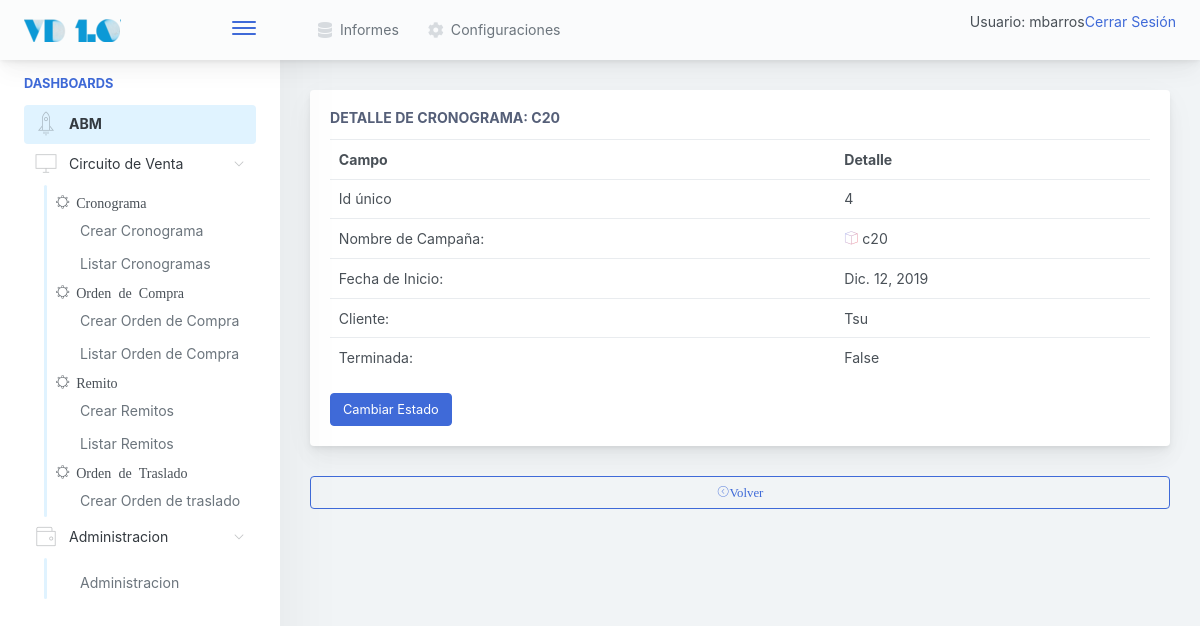
Page /venta/cronograma/detalle/4 (signed in) on the earlier database version.
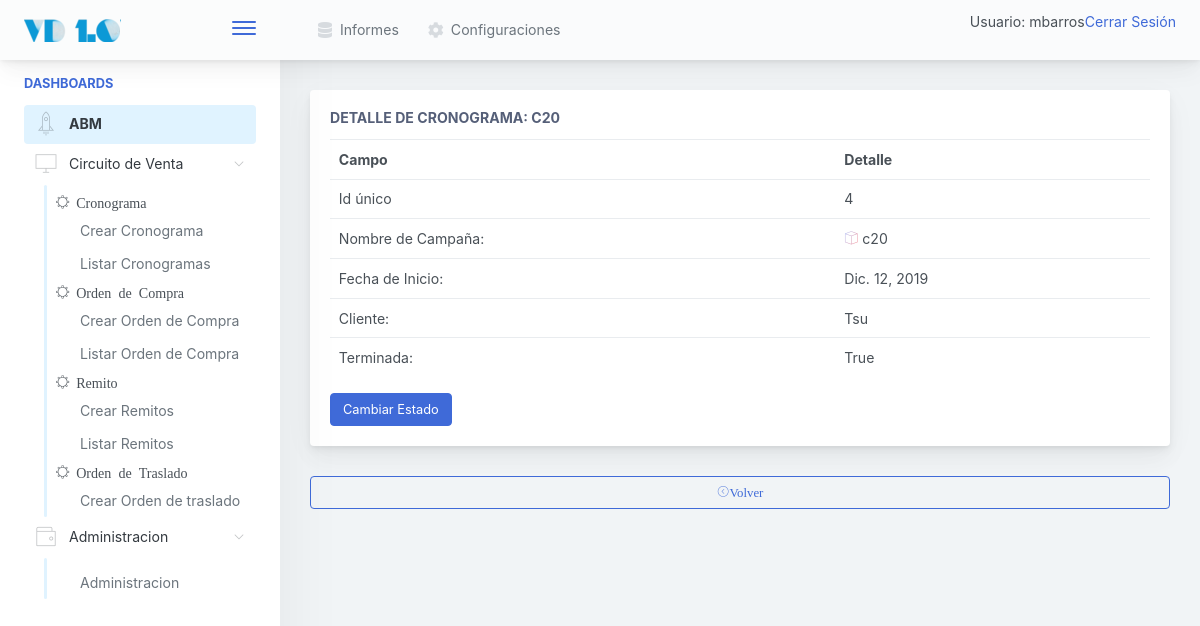
Same page on the later database version.
### venta/models.py (models this page shows)
class Cronograma(models.Model):
	nombre  		= models.CharField(max_length=20)
	cliente 		= models.ForeignKey(Cliente, null=False, blank=False, on_delete=models.CASCADE)
	fecha_inicio 	= models.DateField(null=True, blank=True)
	terminada 		= models.BooleanField(default=False)
	def __str__(self):
		return self.nombre

### gral/models.py (models this page shows)
class Cliente(models.Model):
    razon_social      = models.CharField(max_length=150, unique=True)
    nombre_corto      = models.CharField(max_length=25, unique=True)
    cuit              = models.CharField(max_length=15, unique=True)
    direccion_fiscal  = models.CharField(max_length=250)
    direccion_entrega = models.CharField(max_length=250)
    condicion_iva     = models.CharField(max_length=100, blank=False, default='Responsable Inscripto')
    observaciones     = models.TextField(blank=True)
    def __str__(self):
        return self.nombre_corto

### venta/views.py (the view)
# urls.py: path('cronograma/detalle/<int:pk>', CronogramaDetail.as_view(), name='CronogramaDetail'),
class CronogramaDetail(LoginRequiredMixin, DetailView):
	model = Cronograma

### inicio/templates/venta/cronograma_detail.html (shortened to what this page needs)
{% extends '../base.html' %}
{%  block cuerpo %}
<div class="main-card mb-3 card">
	<div class="card-body">
		<h5 class="card-title">Detalle de Cronograma: {{ cronograma }}</h5>
		<table class="table table-hover table-fixed">
		<tr>
			<th>
				Campo
			</th>
			<th>
				Detalle
			</th>
		</tr>
			<tr>
			<td>Id único</td>
			<td id="id_unico">
			 {{ cronograma.pk }}
			</td>
			</tr>
			<tr>
				<td>Nombre de Campaña: </td>
				<td><i class="pe-7s-box2 icon-gradient bg-amy-crisp">
		        </i>
		        	{{ cronograma }}
		      </td>
		      </tr>
		      <tr>
		      <td>Fecha de Inicio: </td>
		      <td>
		        {{ cronograma.fecha_inicio }}
		      </td>
		      </tr>
		      <tr>
		      <td>Cliente: </td>
		      <td>
		        {{ cronograma.cliente }}
		        </td>
		      </tr>
		      <tr>
		      <td>Terminada:</td>
		      <td id="id_estado">
		      	{{ cronograma.terminada }}
		      </td>
		      </tr>
		</table>
		<input type="button" value="Cambiar Estado" class="btn btn-primary" onclick="cambiarEstado()">
	</div>
</div>
<a href="{% url 'venta:CronogramaList' %}">
<button class="mb-2 mr-2 btn-transition btn btn-outline-primary btn-block">
		<i class="pe-7s-angle-left-circle">Volver</i>
</button>
	</a>
{% endblock %}

Differences in the rows shown:
changed Cronograma "Tsu": terminada "False" → "True"
